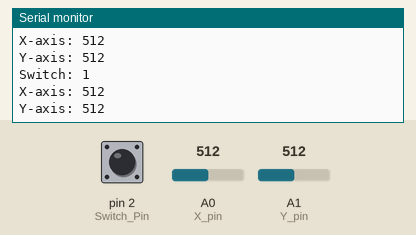
Recording of a sketch running on a simulated Arduino Uno, built with avr-gcc and run on an emulated ATmega328P. Parts: the last lines printed to the serial monitor. Inputs (shaded band) come from the test bench; at power-on: A0 (X_pin) = 512, A1 (Y_pin) = 512, pin 2 (Switch_Pin) HIGH.

Above: at 1.3 s.
1.4 s: A0 (X_pin) set to 716
At 1.81 s:
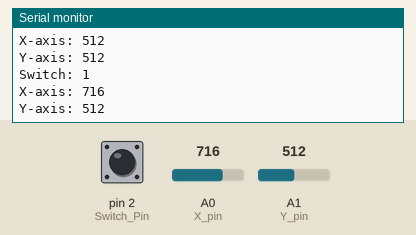
2.9 s: A1 (Y_pin) set to 716
At 3.31 s:
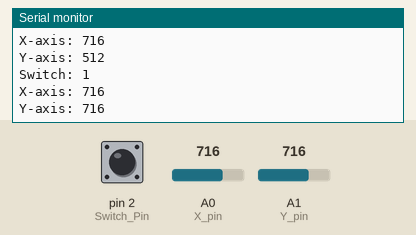
4.4 s: pin 2 (Switch_Pin) pulled LOW for 0.6 s
6.5 s: A0 (X_pin) set to 900
At 6.82 s:
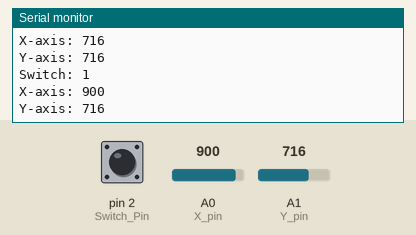
8.0 s: A1 (Y_pin) set to 900
At 8.32 s:
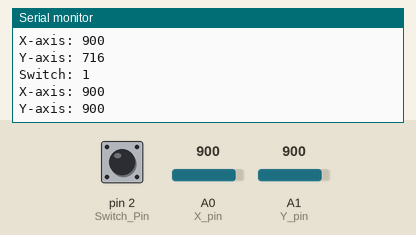
Timing chart, 0 to 10.5 s (numbered marks = the images above; inputs shaded):
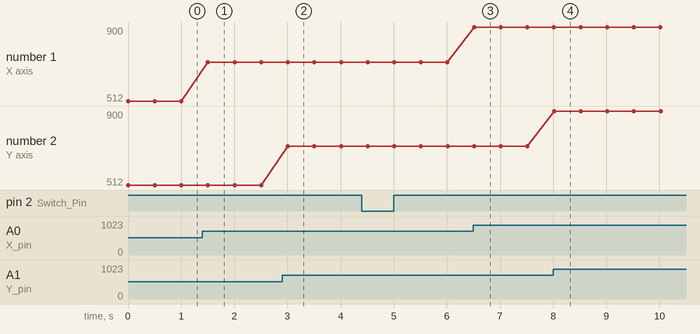

Measured:
- after the input at 1.4 s, the serial monitor: prints a new line after 0.10 s (image 1)
- after the input at 2.9 s, the serial monitor: prints a new line after 0.11 s (image 2)
- after the input at 6.5 s, the serial monitor: prints a new line at once (image 3)
- after the input at 8.0 s, the serial monitor: prints a new line at once (image 4)
- plotted number 1: 512 → 716 after the input at 1.4 s, 716 → 900 after the input at 6.5 s

The sketch:

JoyStickInput.ino
```cpp
// Pin Connections

const int Switch_Pin = 2; // Digital 2 pin connected to output
const int X_pin = 0;      // Analogue 0 pin connected to X output
const int Y_pin = 1;      // Analogue 1 pin connected to Y output

bool outputType = false;  // Normal = false, CSV = true
void setup() {
  pinMode(Switch_Pin,INPUT);      // Configure Switch pin as input
  digitalWrite(Switch_Pin, HIGH); // Set the Switch pin as high
  Serial.begin(115200);           // 12 Times the normal baud rate
  if(outputType) {
    Serial.println("Switch, X Axis, Y Axis");
  }
}

void loop() {
  if(outputType) {
    CSVOutput();
  } else {
    regularOutput();
  }
}
void CSVOutput() {
  Serial.print(digitalRead(Switch_Pin));
  Serial.print(",");
  Serial.print(analogRead(X_pin));
  Serial.print(",");
  Serial.println(analogRead(Y_pin));
  delay(125);
}
void regularOutput() {
  Serial.print("Switch: ");
  Serial.print(digitalRead(Switch_Pin));
  Serial.print("\n");
  Serial.print("X-axis: ");
  Serial.print(analogRead(X_pin));
  Serial.print("\n");
  Serial.print("Y-axis: ");
  Serial.println(analogRead(Y_pin));
  Serial.print("\n\n");
  delay(500);
}
```
